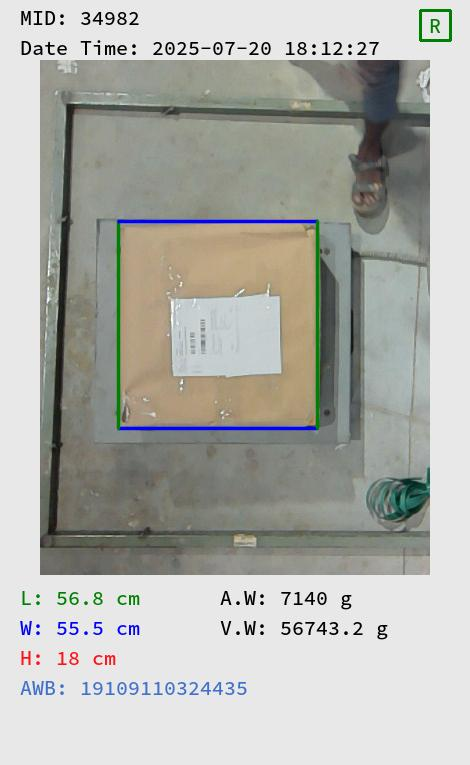
#> input picture data/sample/case1/11_jpeg.rf.KIhhqDHt904Av0Ngm3N2.jpeg, 470 x 765 px; its folder holds only this picture in this run
$ python -i scene.py   (imports and definitions only)   (older library calls are emulated)
#> lines starting #> are read from the running program, lines starting #| are printed output that depends on the picture; after the words box and inside, x2 and y2 are one past the last pixel; in counts of white or black regions, pixels touching at a corner belong together
"""Scene analysis with plain OpenCV (no model weights): how many parcels, are they cut off.

Returns a verdict *with a confidence* instead of a hard answer, and `fuse()` combines it with what the scanner
itself measured (weight / dimensions). Heuristic by design - when it is not sure it says UNSURE so a person looks.

v2 changes (why the old detector was wrong):
  * the old code blanked the whole OCR text box (often ~20% of the frame) and erased real parcels -> NO_PARCEL;
    now thin text strokes are removed with a morphological opening and only blobs mostly *inside* the text box are dropped.
  * the old code needed a "textured" mask, which smooth grey wrap fails -> parcel missed; now contrast vs the belt only.
  * the old code kept every fragment >=60% of the biggest blob, so one parcel split into wrap + label became
    MULTIPLE_PARCELS; now fragments are merged with a large closing and a second object must be clearly separate.
"""
import cv2
import numpy as np
from PIL import Image

_BARCODE = None

THR_K = 0.18                   # object threshold = belt level + this share of the frame's contrast
BELT_BUSY = 6.0                # mean inner gradient below this = featureless lit belt, not a parcel
COLOUR_CHROMA = 8.0            # mean max-min channel spread above this = colour camera frame, not the grey belt scanner
BRIGHT_MEDIAN = 95.0           # median brightness above this = white panel / washed-out frame
STRIP_ASPECT = 0.40            # height/width below this = truncated line-scan strip
PARTIAL_MIN_SPAN = 0.40        # parcel must run off the frame edge along this share of that edge to be called PARTIAL
PARTIAL_MIN_BUSY = 9.0         # ...and be clearly textured (a real parcel, not lit belt)
SCENE_MIN_CONF = 0.60          # below this a scene verdict is not trusted -> UNSURE -> manual review
OK, NO_PARCEL, MULTI, PARTIAL, UNSURE = "OK", "NO_PARCEL", "MULTIPLE_PARCELS", "PARTIAL_PARCEL", "UNSURE"


def _barcode_detector():
    global _BARCODE
    if _BARCODE is None:
        try:
            _BARCODE = cv2.barcode.BarcodeDetector()
        except Exception:
            _BARCODE = False
    return _BARCODE


def _edge_sharpness(mag: np.ndarray, mask: np.ndarray, W: int, H: int) -> float:
    """Share of the object's boundary (ignoring the frame border) that is a hard edge.
    A parcel on a belt has a crisp outline; a lit patch of belt / light fall-off has a soft one."""
    m8 = mask.astype(np.uint8)
    k = cv2.getStructuringElement(cv2.MORPH_ELLIPSE, (7, 7))
    band = cv2.dilate(m8, k) - cv2.erode(m8, k)
    band[:8, :] = 0; band[-8:, :] = 0; band[:, :8] = 0; band[:, -8:] = 0
    vals = mag[band > 0]
    if vals.size < 30:
        return 0.0
    return round(float((vals > 6).mean()), 3)


def _blobs(g: np.ndarray, text_box, scale: float):
    """Return (components, stats dict). Components are merged parcel-like objects."""
    H, W = g.shape
    blur = cv2.GaussianBlur(g, (5, 5), 0)
    dark_half = blur[blur <= np.percentile(blur, 60)]
    bg = float(np.median(dark_half)) if dark_half.size else float(np.median(blur))     # belt level = the dark majority
    spread = float(np.percentile(blur, 99.5) - bg)
    thr = max(bg + max(14.0, THR_K * spread), 30)                    # scales with frame contrast: belt glow stays below it
    m = (blur > thr).astype(np.uint8) * 255
    k_open = max(9, W // 45)                                     # removes text strokes / scan noise
    k_close = max(15, W // 14)                                   # glues wrap + tape + label into one object
    m = cv2.morphologyEx(m, cv2.MORPH_OPEN, cv2.getStructuringElement(cv2.MORPH_ELLIPSE, (k_open, k_open)))
    m = cv2.morphologyEx(m, cv2.MORPH_CLOSE, cv2.getStructuringElement(cv2.MORPH_ELLIPSE, (k_close, k_close)))
    n, lab, st, _ = cv2.connectedComponentsWithStats(m)
    gx = cv2.Sobel(blur, cv2.CV_32F, 1, 0)
    gy = cv2.Sobel(blur, cv2.CV_32F, 0, 1)
    mag = cv2.magnitude(gx, gy) / 4.0
    agx, agy = np.abs(gx) / 4.0, np.abs(gy) / 4.0                                   # ~ grey levels per pixel at the edge
    tb = None
    if text_box:
        tb = [int(v * scale) for v in text_box]
    comps, weak = [], 0
    for i in range(1, n):
        x, y, w, h, a = [int(v) for v in st[i]]
        frac = a / (W * H)
        if frac < 0.006:
            continue
        if tb:  # a blob that lives inside the overlay text block is text, not a parcel
            ix = max(0, min(x + w, tb[2]) - max(x, tb[0]))
            iy = max(0, min(y + h, tb[3]) - max(y, tb[1]))
            if ix * iy >= 0.6 * w * h:
                continue
        thin = min(w, h) < 0.08 * min(W, H) or max(w / h, h / w) > 6        # belt edges / line-scan bands
        if frac < 0.02 or thin:
            weak += 1
            continue
        comp_mask = (lab[y:y + h, x:x + w] == i)
        cm = (lab == i)
        sharp = _edge_sharpness(mag, cm, W, H)
        inner = cv2.erode(cm.astype(np.uint8), cv2.getStructuringElement(cv2.MORPH_ELLIPSE, (15, 15))) > 0
        streak = round(float(agx[inner].mean() / (agy[inner].mean() + 0.5)), 2) if inner.sum() > 50 else 1.0
        busy = round(float(mag[inner].mean()), 2) if inner.sum() > 50 else 0.0
        ys, xs = np.where(comp_mask)
        span_l = (xs == 0).sum() / H if x <= 2 else 0.0
        span_r = (xs == w - 1).sum() / H if x + w >= W - 2 else 0.0
        span_b = (ys == h - 1).sum() / W if y + h >= H - 2 else 0.0
        span_t = (ys == 0).sum() / W if y <= 2 else 0.0
        edges_touched = (x <= 2) + (y <= 2) + (x + w >= W - 2) + (y + h >= H - 2)
        if busy < BELT_BUSY and (edges_touched >= 2 or max(span_l, span_r, span_b, span_t) >= 0.30):
            weak += 1            # featureless lit belt / light fall-off that runs off the frame: not a parcel
            continue
        comps.append({"frac": round(frac, 4), "bbox": (x, y, w, h), "cut_span": round(max(span_l, span_r, span_b, span_t), 3),
                      "fill": round(a / float(w * h), 3), "sharp": sharp, "streak": streak, "busy": busy})
    comps.sort(key=lambda c: -c["frac"])
    return comps, {"bg": bg, "spread": spread, "weak": weak}


# [32 lines left out: function _edge_rescue, not called in this run]


def analyse(img: Image.Image, text_box=None, work_w: int = 640) -> dict:
    rgb_small = np.array(img.convert("RGB").resize((160, max(1, round(160 * img.height / img.width)))))
    chroma = float((rgb_small.max(axis=2).astype(int) - rgb_small.min(axis=2)).mean())
    g = np.array(img.convert("L"))
    H0, W0 = g.shape
    layout_other = chroma > COLOUR_CHROMA or float(np.median(g)) > BRIGHT_MEDIAN   # CCTV colour / white panel frames
    strip = (H0 / W0) < STRIP_ASPECT                                                  # truncated line-scan strips
    s = work_w / W0
    g = cv2.resize(g, None, fx=s, fy=s, interpolation=cv2.INTER_AREA)
    H, W = g.shape
    comps, info = _blobs(g, text_box, s)
    rescued = False
    if not comps:
        comps = _edge_rescue(g, text_box, s)
        rescued = bool(comps)

    # --- verdict + confidence from the picture alone ---------------------------------------------------------
    reason, verdict, conf = "", OK, 0.0
    if layout_other and comps:
        comps = comps[:1]
    if comps:  # keep objects that are a meaningful share of the biggest one
        comps = [c for c in comps if c["frac"] >= 0.20 * comps[0]["frac"]]
    big = comps[0]["frac"] if comps else 0.0
    if not comps:
        if info["spread"] < 22 and info["weak"] == 0:
            verdict, conf, reason = NO_PARCEL, 0.85, "frame is empty belt (no object brighter than the belt)"
        else:
            verdict, conf, reason = UNSURE, 0.35, "something is in the frame but it is too small/faint to call a parcel"
    elif layout_other:
        verdict, conf, reason = UNSURE, 0.45, "colour / white-panel camera layout is not analysable by the belt model"
    elif big > 0.80:
        verdict, conf, reason = UNSURE, 0.45, "object fills almost the whole frame (camera/colour layout not analysable by the belt model)"
    elif rescued:  # found by edges only: good enough to say "a parcel is here", not to count or call it cut
        if len(comps) == 1 and comps[0]["frac"] >= 0.10:
            verdict, conf, reason = OK, 0.62, "parcel found by edge pass (low contrast / dark wrap)"
        else:
            verdict, conf, reason = UNSURE, 0.40, "only a small or fragmentary object found - parcel count/visibility not reliable"
    elif len(comps) >= 2:
        ratio = comps[1]["frac"] / big
        if strip:
            verdict, conf, reason = UNSURE, 0.45, "truncated line-scan strip with several objects - count not reliable"
        elif ratio >= 0.35 and comps[1]["frac"] >= 0.03:
            verdict, conf, reason = MULTI, min(0.9, 0.62 + 0.4 * ratio), f"{len(comps)} separate objects (2nd is {ratio:.0%} of the largest)"
        else:
            verdict, conf, reason = UNSURE, 0.45, "a second smaller object is present - could be a 2nd parcel or debris"
    else:
        c = comps[0]
        if c["cut_span"] >= PARTIAL_MIN_SPAN and c["busy"] >= PARTIAL_MIN_BUSY and not strip:
            verdict, conf, reason = PARTIAL, min(0.9, 0.55 + c["cut_span"]), "parcel runs off the frame edge"
        elif c["cut_span"] >= 0.12:
            verdict, conf, reason = UNSURE, 0.45, "parcel touches the frame edge - may be cut off"
        elif info["weak"] > 0 and big < 0.04:
            verdict, conf, reason = UNSURE, 0.5, "single small object plus other faint objects"
        else:
            conf = min(0.95, 0.65 + 4 * big)
            reason = "one complete parcel-sized object"

    if strip and verdict == UNSURE and ("too small/faint" in reason or "fragmentary" in reason or "faint objects" in reason):
        verdict, conf, reason = NO_PARCEL, 0.72, "truncated line-scan frame with no parcel clearly visible"

    # --- barcode (only used for AWB fallback / label evidence) -----------------------------------------------
    barcodes, barcode_values = 0, []
    det = _barcode_detector()
    if det and comps:
        try:
            gg = np.array(img.convert("L"))
            if gg.shape[1] > 1600:
                f = 1600 / gg.shape[1]
                gg = cv2.resize(gg, None, fx=f, fy=f, interpolation=cv2.INTER_AREA)
            ok, decoded, _, pts = det.detectAndDecodeWithType(gg)
            barcodes = len(pts) if pts is not None else 0
            barcode_values = [v.strip() for v in decoded if v and v.strip()]
            if not ok and not barcodes:
                found, pts = det.detect(gg)
                barcodes = len(pts) if found and pts is not None else 0
        except Exception:
            barcodes, barcode_values = 0, []
    return {"parcels": len(comps), "cut": [c["cut_span"] >= 0.30 for c in comps], "fracs": [c["frac"] for c in comps],
            "barcodes": barcodes, "barcode_values": barcode_values,
            "verdict": verdict, "scene_conf": round(conf, 2), "scene_reason": reason, "weak_objects": info["weak"]}


# [26 lines left out: function fuse, not called in this run]

>>> from PIL import Image
>>> picture = Image.open('../../data/sample/case1/11_jpeg.rf.KIhhqDHt904Av0Ngm3N2.jpeg')
#> picture is the input picture: PIL image 470x765 RGB; mean R, G, B 176.2, 177.1, 171.7
>>> result = analyse(picture)
#> in analyse, `chroma = float((rgb_small.max(axis=2).astype(int) - rgb_small.min(axis..`: chroma = 11.47
#> in analyse, `g = np.array(img.convert("L"))`:
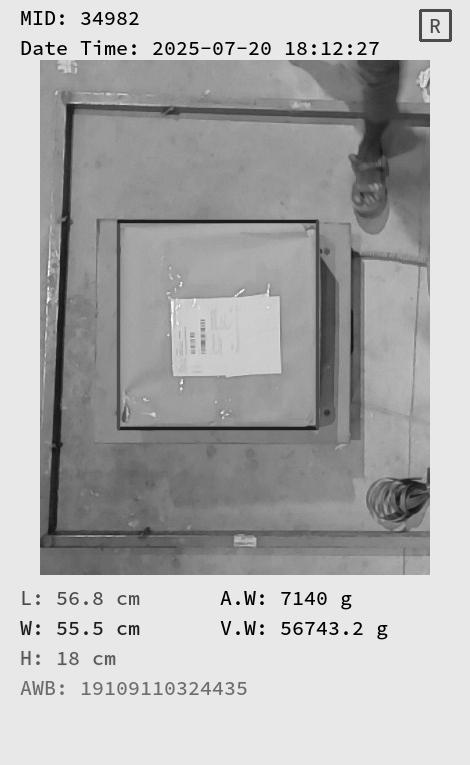
#> g: shape (765, 470); min 0, max 255, mean 176.2
#> in analyse, `layout_other = chroma > COLOUR_CHROMA or float(np.median(g)) > BRIGHT_..`: layout_other = True
#> in _blobs, `bg = float(np.median(dark_half)) if dark_half.size else float(np.media..`: bg = 147
#> in _blobs, `spread = float(np.percentile(blur, 99.5) - bg)`: spread = 86
#> in _blobs, `thr = max(bg + max(14.0, THR_K * spread), 30)`: thr = 162.5
#> in _blobs, `m = (blur > thr).astype(np.uint8) * 255`:
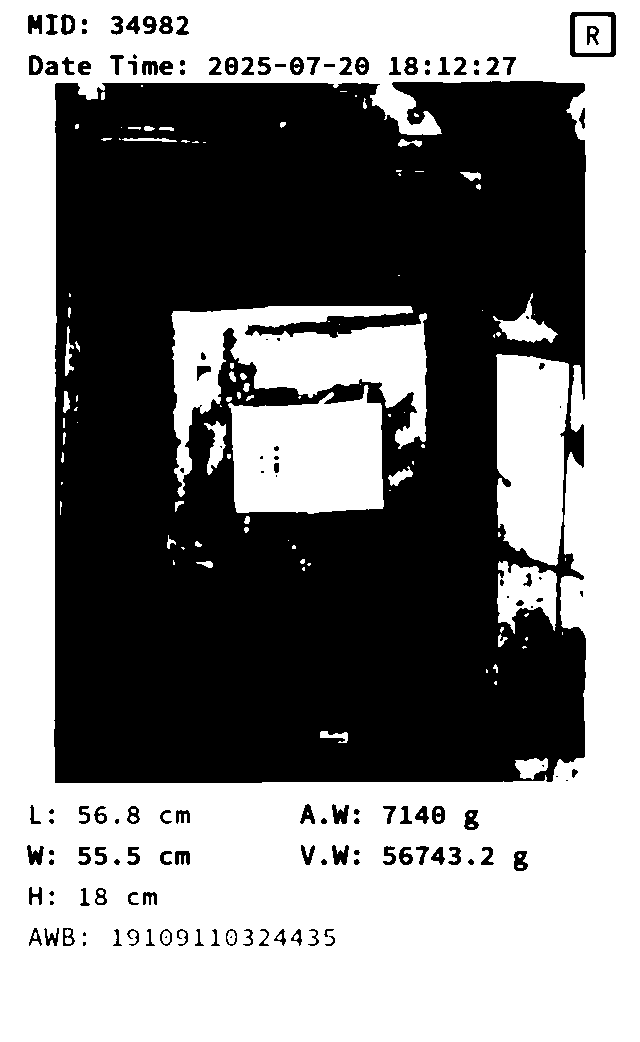
#> m: shape (1042, 640); 52.2% white; 142 black regions (27 under 20 px), largest, box (x1, y1, x2, y2) and area: (54, 81, 586, 783) 306624, (570, 12, 616, 57) 731, (332, 804, 349, 824) 220
#> in _blobs, `n, lab, st, _ = cv2.connectedComponentsWithStats(m)`:
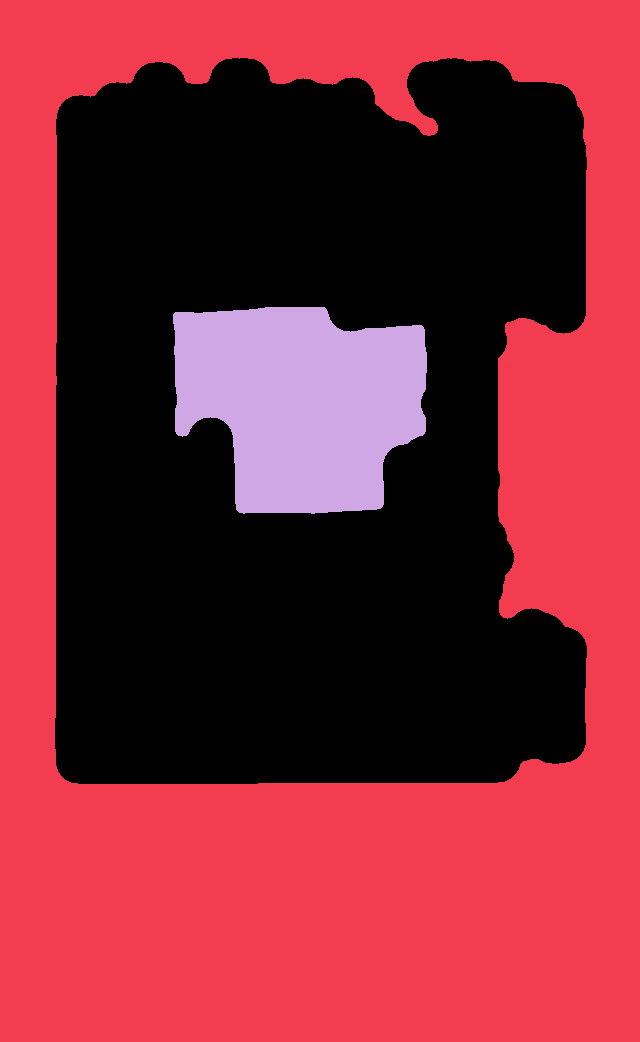
#> lab: shape (1042, 640) int32; 3 distinct labels, from 0 to 2; one colour per label, 0 black
#> in _blobs, `n, lab, st, _ = cv2.connectedComponentsWithStats(m)`: n = 3; st = [[55, 58, 532, 726, 305236], [0, 0, 640, 1042, 320671], [173, 307, 254, 207, 40973]]
#> in _blobs, `gy = cv2.Sobel(blur, cv2.CV_32F, 0, 1)`:
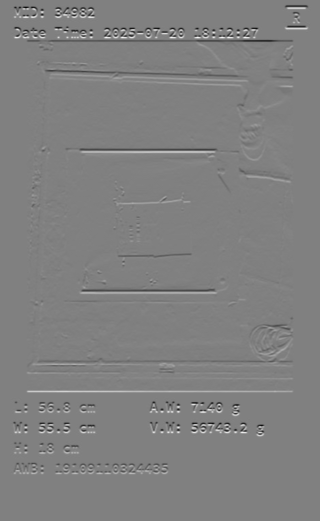
#> gy: shape (1042, 640) float32 (shown at 1/2 size); min -547, max 539, mean 0; drawn with min black and max white
#> the loop in _blobs, `for i in range(1, n):` made 2 passes
#> (x, y, w, h, a, frac, thin, sharp) on passes 1 to 2: (0, 0, 640, 1042, 320671, 0.481, False, 0.626), (173, 307, 254, 207, 40973, 0.0614, False, 0.391)
#> pass 1, in _edge_sharpness, `band = cv2.dilate(m8, k) - cv2.erode(m8, k)`:
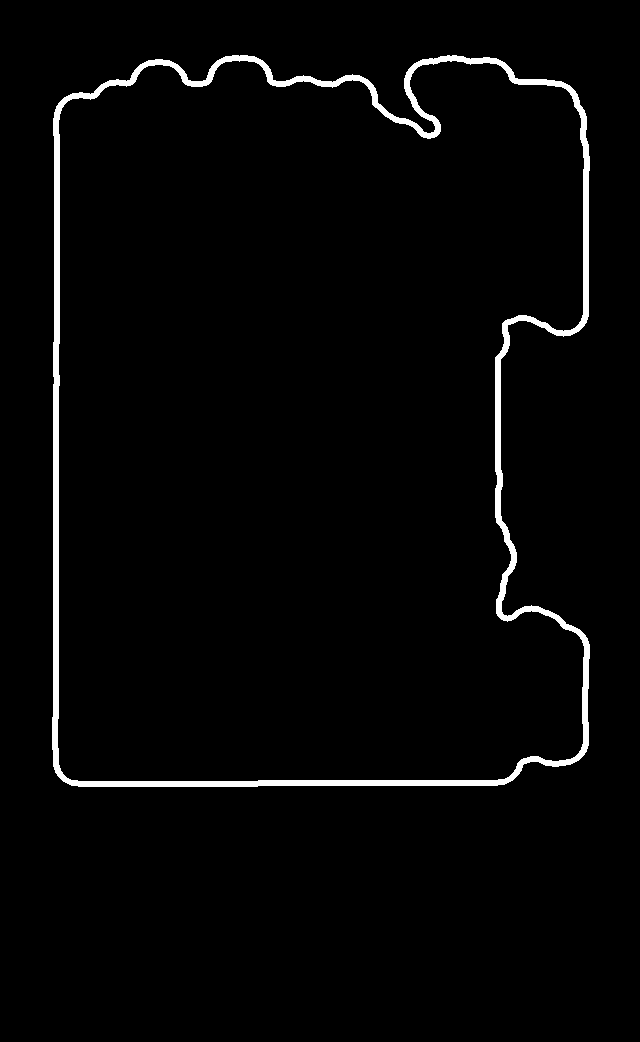
#> band: shape (1042, 640); values 0 (black) and 1 (white), 2.5% white; 1 white region, box (x1, y1, x2, y2) and area: (52, 55, 590, 787) 16472
#> pass 1, in _blobs, `inner = cv2.erode(cm.astype(np.uint8), cv2.getStructuringElement(cv2.M..`:
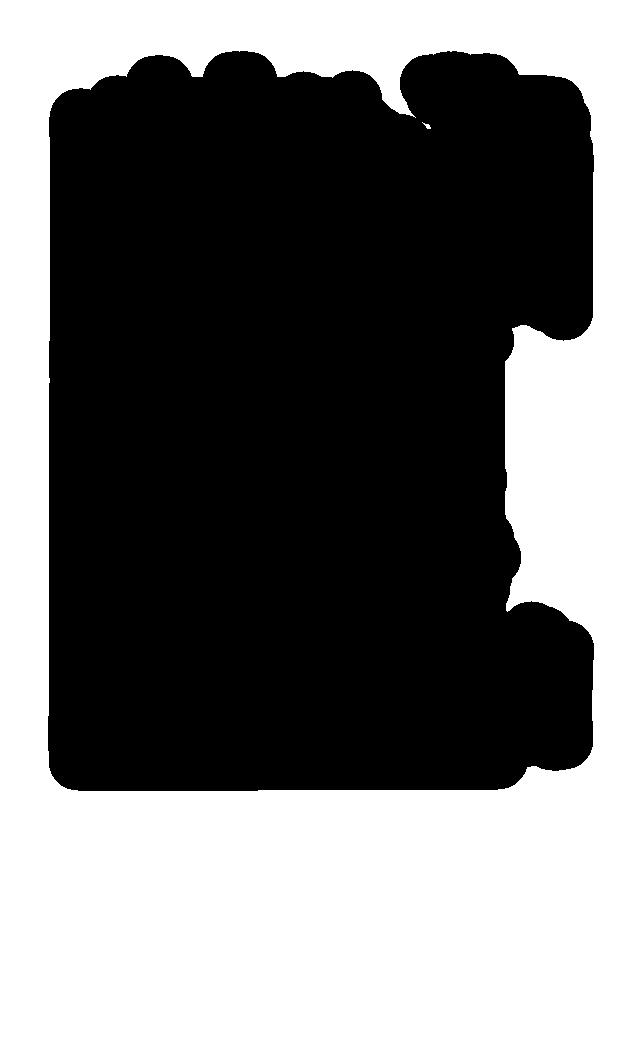
#> inner: shape (1042, 640) bool; 45.1% white; 2 white regions, box (x1, y1, x2, y2) and area: (0, 0, 640, 1042) 301018, (422, 122, 431, 129) 26
#> pass 2, in _blobs, `comp_mask = (lab[y:y + h, x:x + w] == i)`:
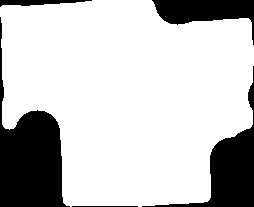
#> comp_mask: shape (207, 254) bool; 77.9% white; 5 black regions, box (x1, y1, x2, y2) and area: (0, 17, 70, 207) 5693, (142, 66, 254, 207) 3414, (152, 0, 254, 45) 2063, (0, 0, 92, 7) 369, (72, 206, 138, 207) 66
#> after the loop in _blobs, `for i in range(1, n):`: comps = 1 item; weak = 1
#> in analyse, `comps, info = _blobs(g, text_box, s)`: comps = 1 item; info = {'bg': 147, 'spread': 86, 'weak': 1}
#> in analyse, `big = comps[0]["frac"] if comps else 0.0`: big = 0.0614
#> in analyse, `ok, decoded, _, pts = det.detectAndDecodeWithType(gg)`: ok = False; decoded = ()
#> in analyse, `barcodes = len(pts) if pts is not None else 0`: barcodes = 0
#> in analyse, `barcode_values = [v.strip() for v in decoded if v and v.strip()]`: barcode_values = []
#> in analyse, `found, pts = det.detect(gg)`: found = False; pts = None
#> result = 9 items
